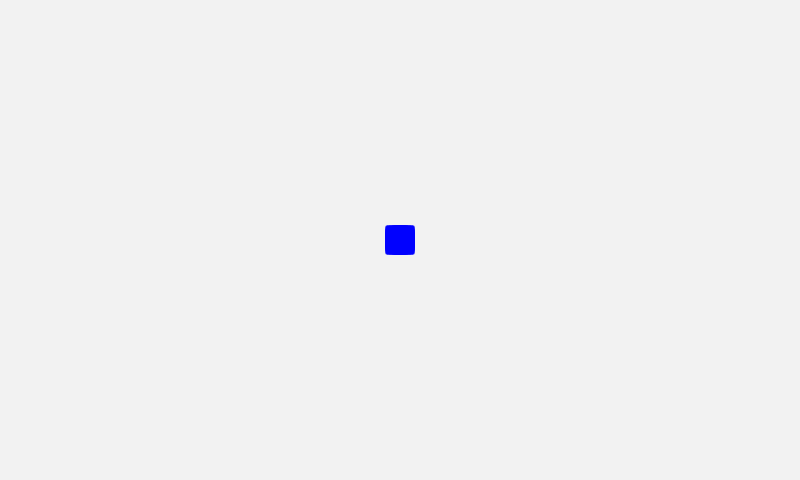
Frame 1 (no input)
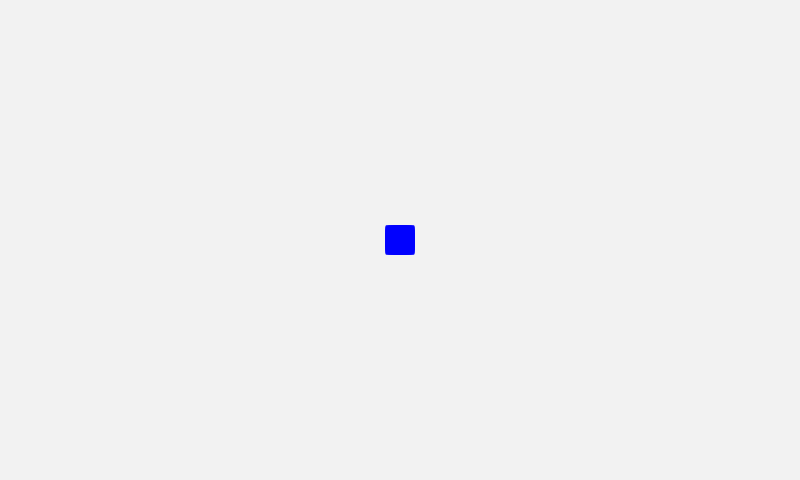
Frame 60 (the mouse pressed at the canvas centre just before this capture)
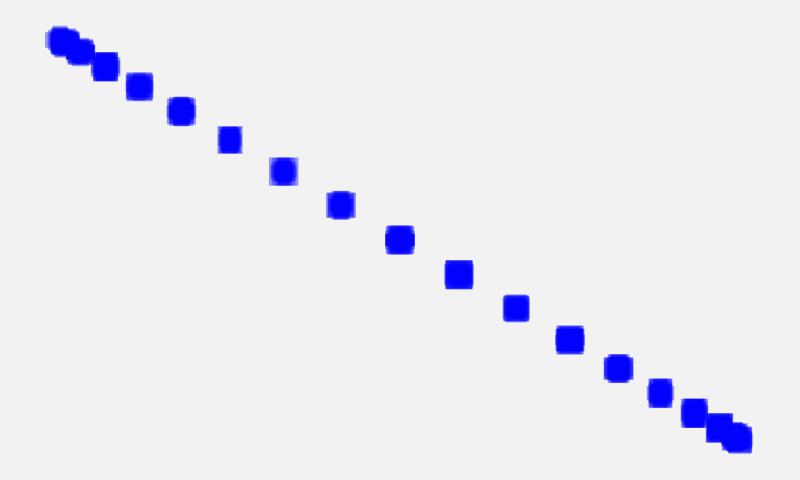
Frame 120 (the mouse held since frame 60 and released just before this capture)

The Processing sketch that drew these frames (run headless with seeded random() and noise(); from frame 60 on, the mouse is pressed at the canvas centre):

// Processing sketch: processing_63863
// ── processing_63863.pde

int numCurves;
float a, b;
float sHeight, sWidth, x1, y1, x2, y2;

float step;
float time;



void setup() {
  size(800, 480);
  frameRate(25);
  smooth();
  noStroke();
  //  strokeWeight(0.75);
  rectMode(CENTER);
  colorMode(HSB, 360, 100, 100, 100);
  background(240, 100, 100);




  sHeight = height/2;
  sWidth = width/2;

  a = 1;
  b = 3;

  numCurves = 340;

  time = 1;
  step = 2;
}


void draw() {

  fill(240,0,95);  
  rect(sWidth,sHeight,width,height);
  noFill();
  
  
  translate(sWidth, sHeight);


  
  a = map(mouseX,0,width,0,20);
  b = map(mouseY,0,height,0,20);

  for (int i=0; i <= numCurves; i++) {
    x1 = sin(a*i*radians(time)) * (sWidth -60);
    y1 = sin(b*i*radians(time)) * (sHeight -40);


    fill(240, 100, 100, 40);
    rect(x1, y1, random(10, 30), random(10, 30));
  }
}
